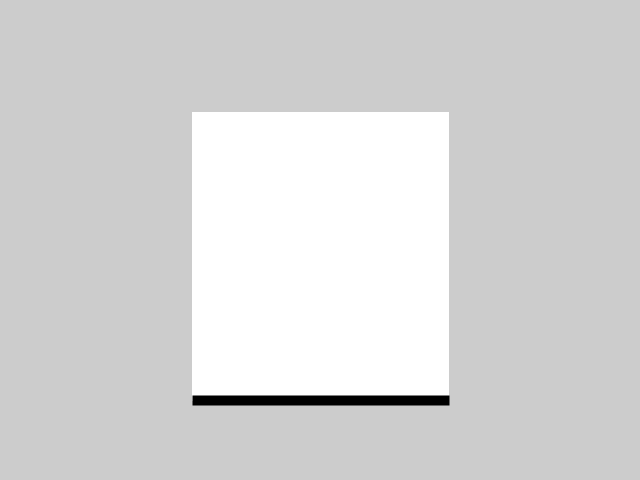
Frame 1 (no input)
Frame 60 (the mouse pressed at the canvas centre just before this capture): identical to frame 1, image omitted
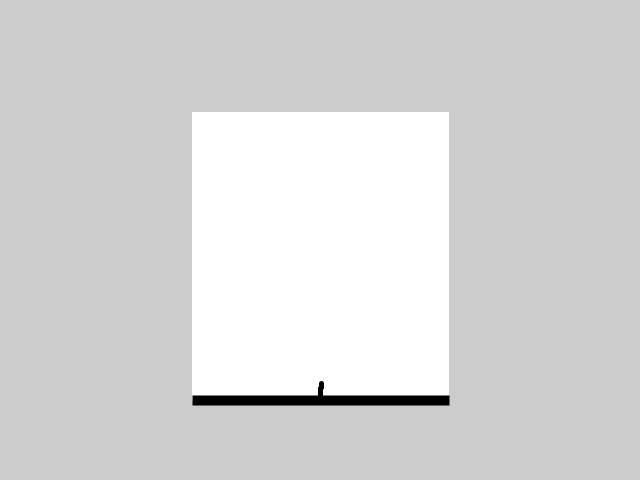
Frame 120 (the mouse held since frame 60 and released just before this capture)

The Processing sketch that drew these frames (run headless with seeded random() and noise(); from frame 60 on, the mouse is pressed at the canvas centre):

// Processing sketch: processing_573
// ── processing_573.pde

void setup(){
  size(640,480);
  stroke(255);
  fill(255);
  rect(192,112,256,288);
  
  strokeCap(SQUARE);
  strokeWeight(initialThickness*2);
  stroke(0);
  line(192,400,449,400);
  smooth();
  strokeCap(ROUND);
}

float[] calculateDirectionVector(float angle,float speed){
  angle+=0.125;
  angle*=6.28;
  float[] returnValue={(cos(angle)-sin(angle))*speed,(sin(angle)+cos(angle))*speed};
  return returnValue;
}

float[] tempPosition;
int numberOfGenerations=905;
int initialThickness=5;
int wait=100;
int frameNumber=0;

float[][] sprouts={{320,400,320,400,0.5+random(-0.003,0.003),random(-0.03,0.03),0,400+random(100),0,1}};

void addSprout(float positionX,float positionY,float direction,float generation,float parentLength)
{
  if(generation<numberOfGenerations){
    float[] tempSprout={positionX,positionY,positionX,positionY,direction+random(-0.2,0.2),random(-0.03,0.03),0,parentLength/5.0+random(parentLength/4.0),0,generation+1};
    sprouts=(float[][])expand(sprouts,sprouts.length+1);
    sprouts[sprouts.length-1]=tempSprout;
  }
}

void draw(){
  if(wait==0){
    for(int i=0;i<sprouts.length;i++){
      if(sprouts[i][8]<sprouts[i][7]){
        strokeWeight(initialThickness/sprouts[i][9]);
        line(sprouts[i][2],sprouts[i][3],sprouts[i][0],sprouts[i][1]);
        sprouts[i][2]=sprouts[i][0];
        sprouts[i][3]=sprouts[i][1];
        tempPosition=calculateDirectionVector(sprouts[i][4]%1+0.02*sin(sprouts[i][8]/9.0),0.6);
        sprouts[i][0]+=tempPosition[0];
        sprouts[i][1]+=tempPosition[1];
        sprouts[i][4]+=sprouts[i][5]*sprouts[i][6];
        if(sprouts[i][8]>sprouts[i][7]*0.25){
          sprouts[i][6]+=0.001/(sprouts[i][7]/800.0);
          if(random(1)<0.05)addSprout(sprouts[i][0],sprouts[i][1],sprouts[i][4],sprouts[i][9],sprouts[i][7]);
        }     
        sprouts[i][8]++;
      }
    }
  } else wait--;
  //save("animation/tree_"+nf(frameNumber,4)+".png");
  frameNumber++;
}
